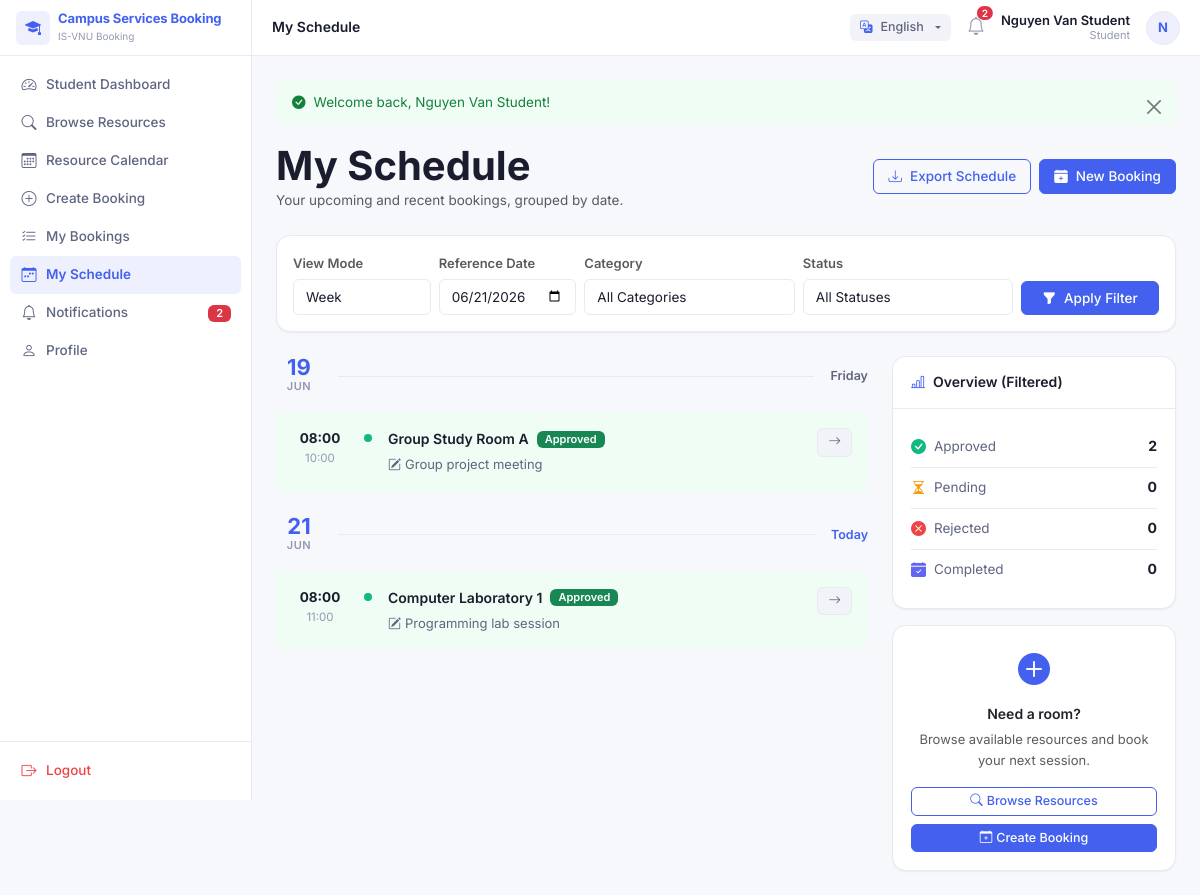
Screenshot of /index.php?page=bookings&action=mySchedule (signed in) with the database file from the repository.
### tables this page shows
CREATE TABLE bookings (
  id INT UNSIGNED AUTO_INCREMENT PRIMARY KEY,
  booking_reference VARCHAR(30) NOT NULL UNIQUE,
  user_id INT UNSIGNED NOT NULL,
  resource_id INT UNSIGNED NOT NULL,
  start_datetime DATETIME NOT NULL,
  end_datetime DATETIME NOT NULL,
  purpose VARCHAR(255) NOT NULL,
  additional_notes TEXT,
  status ENUM('pending','approved','rejected','cancelled','completed','expired') NOT NULL DEFAULT 'pending',
  requires_approval TINYINT(1) NOT NULL DEFAULT 0,
  checked_in TINYINT(1) NOT NULL DEFAULT 0,
  check_in_time DATETIME DEFAULT NULL,
  is_no_show TINYINT(1) NOT NULL DEFAULT 0,
  qr_token VARCHAR(100) DEFAULT NULL UNIQUE,
  created_at TIMESTAMP DEFAULT CURRENT_TIMESTAMP,
  updated_at TIMESTAMP DEFAULT CURRENT_TIMESTAMP ON UPDATE CURRENT_TIMESTAMP,
  FOREIGN KEY (user_id) REFERENCES users(id) ON DELETE RESTRICT,
  FOREIGN KEY (resource_id) REFERENCES resources(id) ON DELETE RESTRICT,
  INDEX idx_bookings_user (user_id),
  INDEX idx_bookings_resource (resource_id),
  INDEX idx_bookings_status (status),
  INDEX idx_bookings_start (start_datetime),
  INDEX idx_bookings_end (end_datetime)
);

CREATE TABLE resources (
  id INT UNSIGNED AUTO_INCREMENT PRIMARY KEY,
  category_id INT UNSIGNED NOT NULL,
  resource_code VARCHAR(50) NOT NULL UNIQUE,
  resource_name VARCHAR(150) NOT NULL,
  location VARCHAR(150) NOT NULL,
  capacity INT UNSIGNED DEFAULT 1,
  description TEXT,
  image VARCHAR(255) DEFAULT NULL,
  status ENUM('available','unavailable','maintenance','restricted') NOT NULL DEFAULT 'available',
  created_at TIMESTAMP DEFAULT CURRENT_TIMESTAMP,
  updated_at TIMESTAMP DEFAULT CURRENT_TIMESTAMP ON UPDATE CURRENT_TIMESTAMP,
  FOREIGN KEY (category_id) REFERENCES resource_categories(id) ON DELETE RESTRICT,
  INDEX idx_resources_category (category_id),
  INDEX idx_resources_status (status)
);

### app/views/bookings/my_schedule.php (the view, shortened to what the rows shown need)
<?php
$view = $filters['view'] ?? 'week';
$refDate = strtotime($filters['date'] ?? date('Y-m-d'));
$filtered = $schedule;
if ($view === 'day') {
  $day = date('Y-m-d', $refDate);
  $filtered = array_filter($schedule, fn ($b) => date('Y-m-d', strtotime($b['start_datetime'])) === $day);
} elseif ($view === 'week') {
  $weekStart = strtotime('monday this week', $refDate);
  $weekEnd = strtotime('sunday this week', $refDate);
  $filtered = array_filter($schedule, function ($b) use ($weekStart, $weekEnd) {
    $t = strtotime($b['start_datetime']);
    return $t >= $weekStart && $t <= $weekEnd + 86399;
  });
} elseif ($view === 'month') {
  $month = date('Y-m', $refDate);
  $filtered = array_filter($schedule, fn ($b) => date('Y-m', strtotime($b['start_datetime'])) === $month);
}
$grouped = [];
foreach ($filtered as $b) {
    $day = date('Y-m-d', strtotime($b['start_datetime']));
    $grouped[$day][] = $b;
}
ksort($grouped);
$statusColor = [
    'approved'  => ['border' => '#10b981', 'bg' => '#f0fdf4', 'dot' => '#10b981'],
    'pending'   => ['border' => '#f59e0b', 'bg' => '#fffbeb', 'dot' => '#f59e0b'],
    'rejected'  => ['border' => '#ef4444', 'bg' => '#fef2f2', 'dot' => '#ef4444'],
    'cancelled' => ['border' => '#9499b2', 'bg' => '#f7f8fc', 'dot' => '#9499b2'],
    'completed' => ['border' => '#6366f1', 'bg' => '#eef2ff', 'dot' => '#6366f1'],
];
?>
<div class="d-flex align-items-center justify-content-between mb-4 flex-wrap gap-2">
  <div>
    <h1 class="fw-bold mb-0">My Schedule</h1>
  </div>
</div>
<?php if (empty($grouped)): ?>
<div class="card shadow-sm border-0" style="border-radius:16px">
  <div class="card-body text-center py-5">
    <i class="bi bi-calendar-x d-block mb-3" style="font-size:3rem;color:var(--text-muted)"></i>
    <p class="fw-semibold mb-1" style="color:var(--text-sub)">No bookings in this <?= e($view) ?> view</p>
    <p class="text-muted mb-3" style="font-size:13.5px">Try adjusting your filters or browse available resources.</p>
    <a href="<?= route_url('resources', 'browse') ?>" class="btn btn-primary px-4">Browse Resources</a>
  </div>
</div>
<?php else: ?>
<div class="row g-4">
  <div class="col-lg-8">
    <?php foreach ($grouped as $day => $items): ?>
    <div class="mb-4">
      <div class="d-flex align-items-center gap-3 mb-3">
        <div class="text-center flex-shrink-0" style="width:46px">
          <div class="fw-bold" style="font-size:22px;line-height:1;color:var(--primary)">
            <?= date('d', strtotime($day)) ?>
          </div>
          <div style="font-size:11px;font-weight:600;text-transform:uppercase;color:var(--text-muted);letter-spacing:.05em">
            <?= date('M', strtotime($day)) ?>
          </div>
        </div>
        <div style="flex:1;height:1px;background:var(--border)"></div>
        <div style="font-size:12.5px;font-weight:600;color:var(--text-sub);white-space:nowrap">
          <?php
          $ts   = strtotime($day);
          $today = date('Y-m-d');
          $tmr   = date('Y-m-d', strtotime('+1 day'));
          if ($day === $today)     echo '<span style="color:var(--primary)">Today</span>';
          elseif ($day === $tmr)  echo 'Tomorrow';
          else                     echo date('l', $ts);
          ?>
        </div>
      </div>
      <?php foreach ($items as $b):
        $sc = $statusColor[$b['status']] ?? $statusColor['pending'];
      ?>
      <div class="mb-2 rounded-3 p-3 d-flex align-items-start gap-3"
           style="background:<?= $sc['bg'] ?>">
        <div class="flex-shrink-0 text-center" style="min-width:56px">
          <div class="fw-bold" style="font-size:13.5px;color:var(--text-main)">
            <?= date('H:i', strtotime($b['start_datetime'])) ?>
          </div>
          <div style="font-size:11.5px;color:var(--text-muted)">
            <?= date('H:i', strtotime($b['end_datetime'])) ?>
          </div>
        </div>
        <div class="flex-shrink-0" style="width:8px;height:8px;border-radius:50%;background:<?= $sc['dot'] ?>;margin-top:6px"></div>
        <div class="flex-grow-1 min-w-0">
          <div class="d-flex align-items-center gap-2 flex-wrap mb-1">
            <span class="fw-semibold" style="font-size:14px"><?= e($b['resource_name']) ?></span>
            <?= status_badge($b['status']) ?>
          </div>
          <div style="font-size:13px;color:var(--text-sub)">
            <i class="bi bi-pencil-square me-1"></i><?= e($b['purpose']) ?>
          </div>
        </div>
        <a href="<?= route_url('bookings', 'show', ['id' => $b['id']]) ?>"
           class="btn btn-sm btn-light flex-shrink-0" title="View details">
          <i class="bi bi-arrow-right"></i>
        </a>
      </div>
      <?php endforeach; ?>
    </div>
    <?php endforeach; ?>
  </div>
</div>
<?php endif; ?>

### app/helpers/functions.php (shortened to what the rows shown need)
<?php
function url(string $path = ''): string
{
    $path = ltrim($path, '/');
    return APP_URL . ($path ? '/' . $path : '');
}
function e(?string $value): string
{
    return htmlspecialchars($value ?? '', ENT_QUOTES, 'UTF-8');
}
function status_badge(string $status, string $type = 'booking'): string
{
    $classes = [
        'booking' => [
            'pending' => 'bg-warning text-dark',
            'approved' => 'bg-success',
            'rejected' => 'bg-danger',
            'cancelled' => 'bg-secondary',
            'completed' => 'bg-primary',
            'expired' => 'bg-dark',
            'checked_in' => 'bg-info text-white',
            'no_show' => 'bg-danger text-white',
        ],
        'resource' => [
            'available' => 'bg-success',
            'unavailable' => 'bg-secondary',
            'maintenance' => 'bg-warning text-dark',
            'restricted' => 'bg-danger',
        ],
    ];
    $map = $classes[$type] ?? $classes['booking'];
    $class = $map[$status] ?? 'bg-secondary';
    $label = ucwords(str_replace('_', ' ', $status));
    return '<span class="badge ' . $class . '">' . e(__($label)) . '</span>';
}
function route_url(string $page, string $action = 'index', array $params = []): string
{
    $query = ['page' => $page];
    if ($action !== 'index') {
        $query['action'] = $action;
    }
    foreach ($params as $k => $v) {
        if ($v !== '' && $v !== null) {
            $query[$k] = $v;
        }
    }
    return url('index.php?' . http_build_query($query));
}
function setting(string $key, $default = null, bool $refresh = false)
{
    static $settings = null;
    if ($settings === null || $refresh) {
        $settings = [];
        try {
            $db = Database::getInstance()->getConnection();
            $stmt = $db->query('SELECT setting_key, setting_value FROM settings');
            while ($row = $stmt->fetch()) {
                $settings[$row['setting_key']] = $row['setting_value'];
            }
        } catch (Throwable $e) {
        }
    }
    return $settings[$key] ?? $default;
}
function __(string $key): string
{
    static $dictionary = null;
    $lang = $_SESSION['lang'] ?? null;
    if ($lang === null) {
        $lang = setting('language_default', 'en');
    }
    if ($dictionary === null || $dictionary['lang'] !== $lang) {
        $file = APP_PATH . "/lang/{$lang}.php";
        if (file_exists($file)) {
            $dictionary = [
                'lang' => $lang,
                'data' => include $file
            ];
        } else {
            $dictionary = [
                'lang' => $lang,
                'data' => []
            ];
        }
    }
    return $dictionary['data'][$key] ?? $key;
}

### rows the page displays
bookings: start_datetime "19", start_datetime "JUN", start_datetime "Friday", start_datetime "08:00", end_datetime "10:00", resource.resource_name "Group Study Room A", status "Approved", purpose "Group project meeting"
bookings: start_datetime "08:00", end_datetime "11:00", resource.resource_name "Computer Laboratory 1", status "Approved", purpose "Programming lab session"

### other values shown
$displayName "Campus Services Booking"
__($item['label']) "Student Dashboard"
__($item['label']) "Browse Resources"
__($item['label']) "Resource Calendar"
__($item['label']) "Create Booking"
__($item['label']) "My Bookings"
__($item['label']) "My Schedule"
__($item['label']) "Notifications"
$unreadNotifications "2"
__($item['label']) "Profile"
__('Logout') "Logout"
__($title ?? '') "My Schedule"
$user['full_name'] "Nguyen Van Student"
__($role) "Student"
substr($user['full_name'] ?? 'U', 0, 1) "N"
